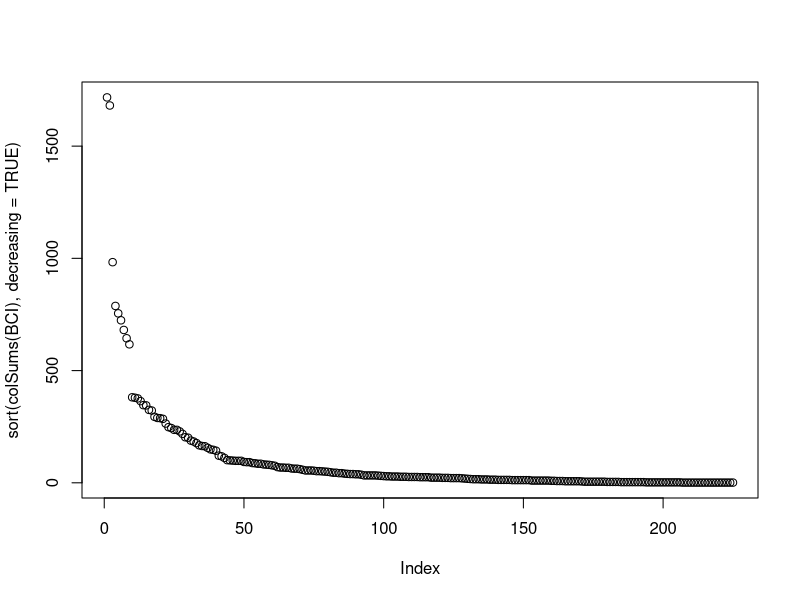
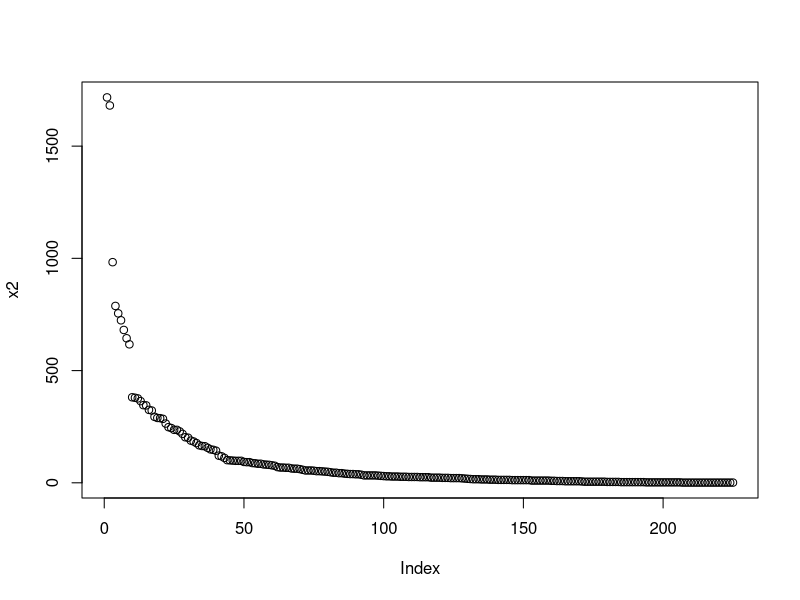
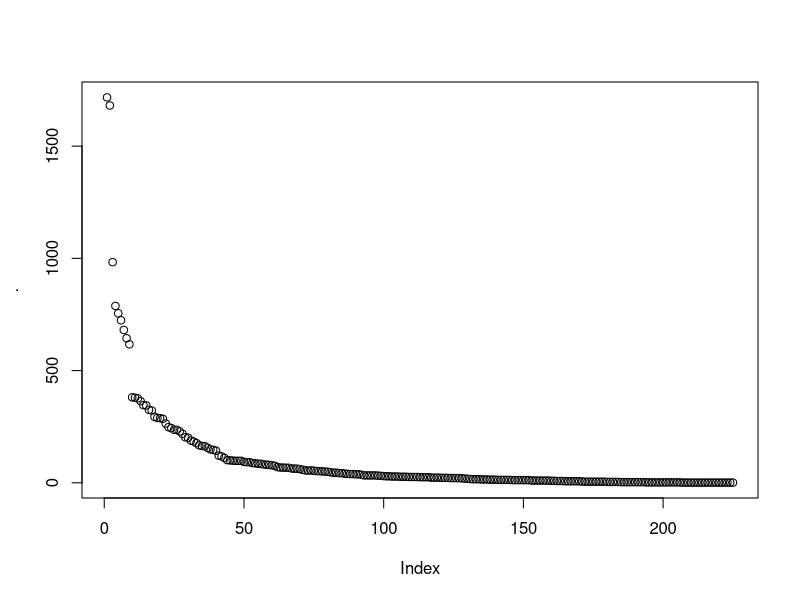

R code for these plots, in order:
library(tidyverse)
###pipes %>%  ctrl + shift + m ###

data(BCI, package="vegan")
plot(sort(colSums(BCI), decreasing = TRUE))

#alternativt kan man dele koden opp i flere steg for å gjøre det mer oversiktlig

x1 <- colSums(BCI)
x2 <- sort(x1, decreasing = TRUE)
plot (x2)

# %>% brukes for å dele opp kodene og kan begrense antall parenteser. Hver linje har en ny funksjon som sier "bruk dataset/subset fra koden like ovenfor".Trenger i teorien ikke subset lenger, istedenfor kan man lage én lang kode.
BCI %>%  
  colSums() %>% 
  sort(decreasing=TRUE) %>% 
  plot()


#one table functions#
#select, filter, mutate, group_by, summarise, slice, count, arrange, nest ##
iris<-as_tibble(iris)
iris
#select
iris %>% select(Sepal.Length, Species)

iris %>% select(Sepal.Width)
iris %>% select(Sepal.Length:Petal.Length) #velger fra kolonne sepal length til petal length og alle imellom

iris %>%rename(sepal.Length=Sepal.Length)

iris %>% filter(Sepal.Length > 5, Petal.Length < 2) #filtrerer iris med sepal.length over 5 og petal.length mindre enn 2.

#mutate
iris %>% mutate(petal.area=Petal.Length*Petal.Width)
iris %>% mutate(Species=toupper(Species))#endre kolonnen slik at innholdet blir i store bokstaver, to-upper


iris %>% group_by(Species) %>% 
  summarise(mean_petal_length=mean(Petal.Length), sd_petal_length=sd(Petal.Length))#lage nye navn og summerer snitt og standardavvik for Petal Length

iris %>% group_by(Species) %>% 
  mutate(max_petal_length=mean(Petal.Length))



